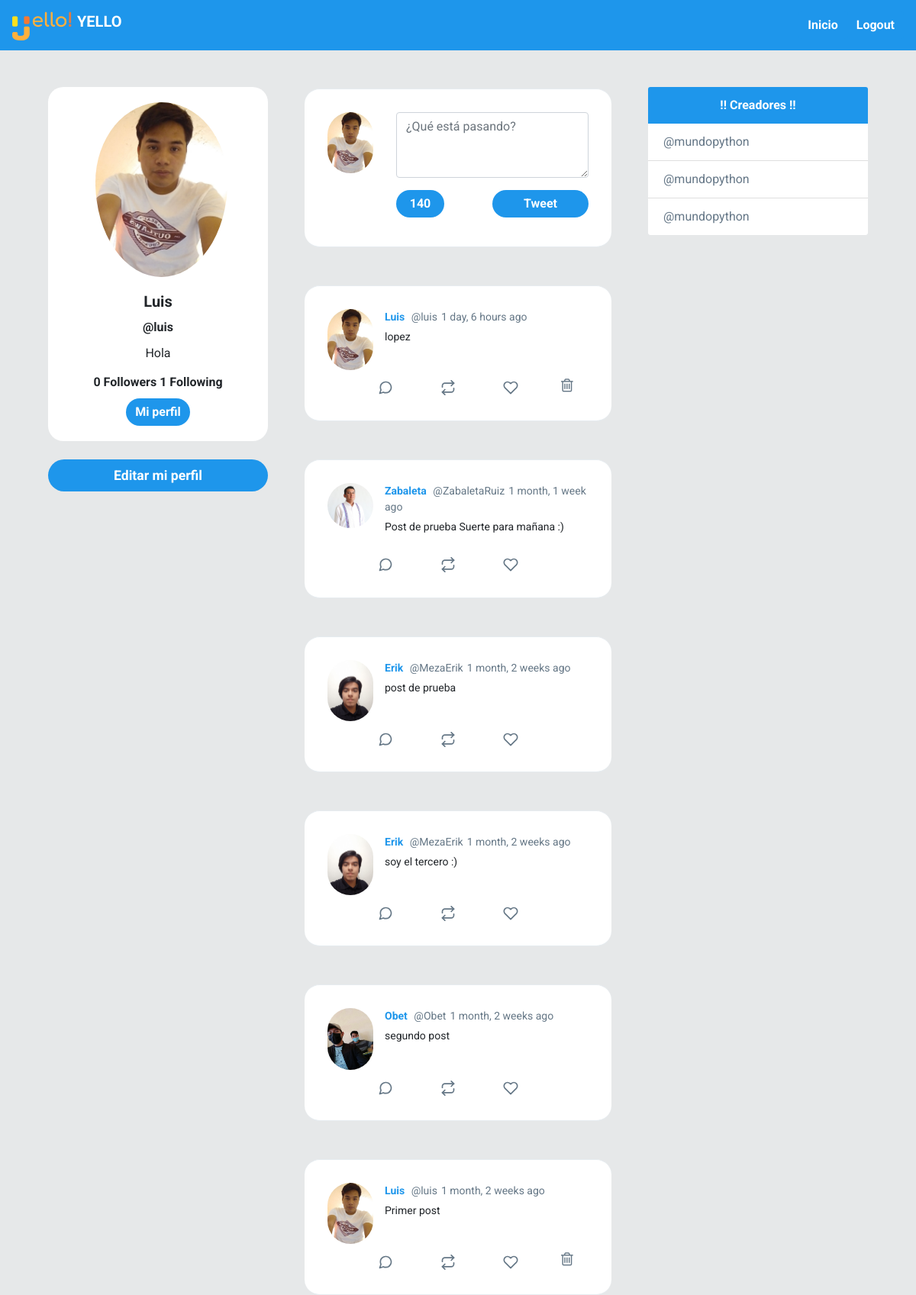
The app's page / (signed in) with its own data.
### twitter/models.py (models this page shows, shortened)
class Profile(models.Model):
	user = models.OneToOneField(User, on_delete=models.CASCADE)
	bio = models.CharField(default='Hola, twitter', max_length=100)
	image = models.ImageField(default='default.png')
	def following(self):
		user_ids = Relationship.objects.filter(from_user=self.user)\
									.values_list('to_user_id', flat=True)
		return User.objects.filter(id__in=user_ids)
	def followers(self):
		user_ids = Relationship.objects.filter(to_user=self.user)\
									.values_list('from_user_id', flat=True)
		return User.objects.filter(id__in=user_ids)

class Post(models.Model):
	timestamp = models.DateTimeField(default=timezone.now)
	content = models.TextField()
	user = models.ForeignKey(User, on_delete=models.CASCADE, related_name='posts')
	class Meta:
		ordering = ['-timestamp']

### twitter/views.py (the view)
# urls.py: 2. Add a URL to urlpatterns:  path('', views.home, name='home')
@login_required
def home(request):
	posts = Post.objects.all()
	if request.method == 'POST':
		form = PostForm(request.POST)
		if form.is_valid():
			post = form.save(commit=False)
			post.user = request.user
			post.save()
			return redirect('home')
	else:
		form = PostForm()
	context = {'posts':posts, 'form' : form }
	return render(request, 'twitter/newsfeed.html', context)

### twitter/forms.py
class PostForm(forms.ModelForm):
	content = forms.CharField(widget=forms.Textarea(attrs={'class':'form-control w-100',
								'id':'contentsBox', 'rows':'3',
								'placeholder':'¿Qué está pasando?'}))
	class Meta:
		model = Post
		fields = ['content']

### twitter/templates/twitter/newsfeed.html (shortened to what this page needs)
{% extends 'twitter/layout.html' %}
{% load humanize %}
{% block content %}
    <div id="main" class="container-fluid d-flex">
        <div class="sidebar m-5 d-none d-md-block">
            <div class="">
                <div class="card " style="width: 18rem; text-align:center;border-radius: 20px;">
                    <img class="card-img-top rounded-circle"
                        style="width:60%; position: relative;left: 62px;padding-top: 20px;"
                        src="{{ request.user.profile.image.url }}" alt="Card image cap">
                    <div class="card-body">
                        <h5 class="card-title font-weight-bold">{{ request.user.first_name }}</h5>
                        <h6 class="card-title font-weight-bold">@{{ request.user }}</h6>
                        <p class="card-text">{{ request.user.profile.bio }}</p>
                        <h6 class="card-title font-weight-bold">
                        {{ request.user.profile.followers.count }} Followers
                        {{ request.user.profile.following.count }} Following
                        </h6>
                        <a href="#" class="btn  text-white rounded-pill">Mi perfil</a>
                    </div>
                </div>
                <a href="{% url 'editar' %}" id="addATweetLeft" onclick="addTweet()" type="button"
                style="border-radius: 30px; font-size: 1.1rem; font-weight:bold;"
                class="btn btn-lg btn-block mt-4 text-white ">Editar mi perfil</a>
            </div>
        </div>
        <div class="content">
            <div id="inputTweetArea" class="tweet-wrap">
                <div class="d-flex">
                    <div class="col-xs">
                        <img src="{{ request.user.profile.image.url }}" alt="" class="avator">
                    </div>
                    <form class="col pr-0" method="post">
                        {{ form.content }}
                        <div class="container d-flex" style="padding: 1rem 0 0 0;">
                            <div id="leftBtn">
                                <div id="charBadge" class="badge badge-pill badge-primary ml-2"
                                    style="display: flex;align-items: center;width: 50%;justify-content: center;">
                                    <div id="charCountArea">140</div>
                                </div>
                            </div>
                            <div id="rightBtn">
                                <button class="btn rounded-pill"
                                    style="width: 100%;">Tweet</button>
                            </div>
                        </div>
                    </form>
                </div>
            </div>
            {% for post in posts %}
            <div id="tweetCards">
                <div class="tweet-wrap" style="border-radius:20px">
                    <div class="tweet-header">
                        <img src="{{ post.user.profile.image.url }}"
                            alt="" class="avator">
                        <div class="tweet-header-info">
                            <a href="{% url 'profile' post.user %}">
                            {{ post.user.first_name }}
                            </a>
                            <span>@{{ post.user }}</span><span>{{ post.timestamp|naturaltime }}
                            </span>
                            <p>{{ post.content }}</p>
                        </div>
                    </div>
                    <div class="tweet-info-counts">
                        <div class="comments">
                            <button style="background: white; border: none;">
                            </button>
                        </div>
                        <div class="retweets">
                            <button style="background: white; border: none;">
                        </button>
                        </div>
                        <div class="likes">
                            <button style="background: white; border: none;">
                            </button>
                        </div>
                        {% if request.user == post.user %}
                        <div class="trash">
                            <a href="{% url 'delete' post.id %}" style="background: white; border: none;">
                                <i class="fa fa-trash-o" style="color:#657786; font-size: 20px" aria-hidden="true"></i>
                            </a>
                        </div>
                        {% endif %}
                    </div>
                </div>
            </div>
            {% endfor %}
        </div>
        <div class="sidebar m-5 d-none d-xl-block">
            <div class="card" style="width: 18rem;">
                <div class="card-header">
                   !! Creadores !!
                </div>
                <ul class="list-group list-group-flush">
                    <li class="list-group-item"><a href="#" style="text-decoration: none;color: #657787;">@mundopython</a></li>
                    <li class="list-group-item"><a href="#" style="text-decoration: none;color: #657787;">@mundopython</a></li>
                    <li class="list-group-item"><a href="#" style="text-decoration: none;color: #657787;">@mundopython</a></li>
                </ul>
            </div>
        </div>
    </div>
{% endblock content %}

### twitter/static/css/style.css (style rules this page uses)
body { background: #E6E8E9; ; font-family: 'Asap', sans-serif; font-family: 'Roboto', sans-serif; }
img { max-width: 100%; }
.avator { border-radius: 100px; width: 60px; margin-right: 15px; }
.card { border: none; }
.card-header { background-color: #1E96EB ; color: white; text-align: center; font-weight: bold; border: none; }
#main { justify-content: center; }
#inputTweetArea { border-radius: 20px; }
#leftBtn { width: 50%; text-align: left; padding: 0; }
#rightBtn { width: 50%; text-align: right; padding: 0; }
.tweet-wrap { max-width: 490px; background: #fff; margin: 0 auto; margin-top: 50px; border-radius: 3px; padding: 30px; border-bottom: 1px solid #e6ecf0; border-top: 1px solid #e6ecf0; }
.tweet-header { display: flex; align-items: flex-start; font-size: 14px; }
.tweet-header-info { font-weight: bold; }
.tweet-header-info span { color: #657786; font-weight: normal; margin-left: 5px; }
.tweet-header-info p { font-weight: normal; margin-top: 5px; }
.tweet-info-counts { display: flex; margin-left: 60px; margin-top: 10px; }
.tweet-info-counts div { display: flex; margin-right: 20px; }
.tweet-info-counts div svg { color: #657786; margin-right: 10px; }
.btn { background-color: #1E96EB ; border-style: none; font-weight: bold; color: white; }
#charBadge { background-color: #1E96EB ; position: relative; left: -8px; font-size: 1rem; height: 100%; }
a:link { color: #1E96EB ; text-decoration: none; }

### records on screen
Post: user.profile.image (picture), user.first_name "Luis", user "luis", timestamp "1 day, 6 hours ago", content "lopez"
Post: user.profile.image (picture), user.first_name "Zabaleta", user "ZabaletaRuiz", timestamp "1 month, 1 week ago", content "Post de prueba Suerte para mañana :)"
Post: user.profile.image (picture), user.first_name "Erik", user "MezaErik", timestamp "1 month, 2 weeks ago", content "post de prueba"
Post: user.profile.image (picture), user.first_name "Erik", user "MezaErik", timestamp "1 month, 2 weeks ago", content "soy el tercero :)"
Post: user.profile.image (picture), user.first_name "Obet", user "Obet", timestamp "1 month, 2 weeks ago", content "segundo post"
Post: user.profile.image (picture), user.first_name "Luis", user "luis", timestamp "1 month, 2 weeks ago", content "Primer post"

### other values on screen
{{ request.user.first_name }} "Luis"
{{ request.user }} "luis"
{{ request.user.profile.bio }} "Hola"
{{ request.user.profile.followers.count }} "0"
{{ request.user.profile.following.count }} "1"
